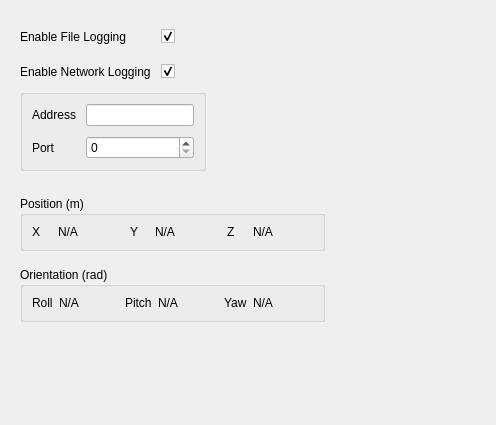
<?xml version="1.0" encoding="UTF-8"?>
<ui version="4.0">
 <class>PositionObserverView</class>
 <widget class="QWidget" name="PositionObserverView">
  <property name="geometry">
   <rect>
    <x>0</x>
    <y>0</y>
    <width>496</width>
    <height>425</height>
   </rect>
  </property>
  <property name="minimumSize">
   <size>
    <width>200</width>
    <height>0</height>
   </size>
  </property>
  <property name="maximumSize">
   <size>
    <width>600</width>
    <height>16777215</height>
   </size>
  </property>
  <property name="windowTitle">
   <string>Form</string>
  </property>
  <layout class="QGridLayout" name="gridLayout">
   <property name="sizeConstraint">
    <enum>QLayout::SetDefaultConstraint</enum>
   </property>
   <property name="leftMargin">
    <number>20</number>
   </property>
   <property name="topMargin">
    <number>20</number>
   </property>
   <property name="rightMargin">
    <number>20</number>
   </property>
   <property name="bottomMargin">
    <number>20</number>
   </property>
   <property name="spacing">
    <number>16</number>
   </property>
   <item row="2" column="0" colspan="2">
    <widget class="QGroupBox" name="position">
     <property name="title">
      <string>Position (m)</string>
     </property>
     <layout class="QGridLayout" name="gridLayout_2">
      <property name="horizontalSpacing">
       <number>12</number>
      </property>
      <property name="verticalSpacing">
       <number>10</number>
      </property>
      <item row="0" column="0">
       <widget class="QLabel" name="label">
        <property name="maximumSize">
         <size>
          <width>70</width>
          <height>16777215</height>
         </size>
        </property>
        <property name="text">
         <string>X</string>
        </property>
       </widget>
      </item>
      <item row="0" column="8">
       <widget class="QLabel" name="z">
        <property name="minimumSize">
         <size>
          <width>60</width>
          <height>0</height>
         </size>
        </property>
        <property name="text">
         <string>N/A</string>
        </property>
       </widget>
      </item>
      <item row="0" column="7">
       <widget class="QLabel" name="label_10">
        <property name="maximumSize">
         <size>
          <width>70</width>
          <height>16777215</height>
         </size>
        </property>
        <property name="text">
         <string>Z</string>
        </property>
       </widget>
      </item>
      <item row="0" column="5">
       <widget class="QLabel" name="label_6">
        <property name="maximumSize">
         <size>
          <width>70</width>
          <height>16777215</height>
         </size>
        </property>
        <property name="text">
         <string>Y</string>
        </property>
       </widget>
      </item>
      <item row="0" column="6">
       <widget class="QLabel" name="y">
        <property name="minimumSize">
         <size>
          <width>60</width>
          <height>0</height>
         </size>
        </property>
        <property name="text">
         <string>N/A</string>
        </property>
       </widget>
      </item>
      <item row="0" column="2">
       <widget class="QLabel" name="x">
        <property name="minimumSize">
         <size>
          <width>60</width>
          <height>0</height>
         </size>
        </property>
        <property name="text">
         <string>N/A</string>
        </property>
       </widget>
      </item>
     </layout>
    </widget>
   </item>
   <item row="3" column="0" colspan="2">
    <widget class="QGroupBox" name="groupBox_2">
     <property name="title">
      <string>Orientation (rad)</string>
     </property>
     <layout class="QHBoxLayout" name="horizontalLayout">
      <item>
       <widget class="QLabel" name="label_3">
        <property name="maximumSize">
         <size>
          <width>70</width>
          <height>16777215</height>
         </size>
        </property>
        <property name="text">
         <string>Roll</string>
        </property>
       </widget>
      </item>
      <item>
       <widget class="QLabel" name="roll">
        <property name="minimumSize">
         <size>
          <width>60</width>
          <height>0</height>
         </size>
        </property>
        <property name="text">
         <string>N/A</string>
        </property>
       </widget>
      </item>
      <item>
       <widget class="QLabel" name="label_7">
        <property name="maximumSize">
         <size>
          <width>70</width>
          <height>16777215</height>
         </size>
        </property>
        <property name="text">
         <string>Pitch</string>
        </property>
       </widget>
      </item>
      <item>
       <widget class="QLabel" name="pitch">
        <property name="minimumSize">
         <size>
          <width>60</width>
          <height>0</height>
         </size>
        </property>
        <property name="text">
         <string>N/A</string>
        </property>
       </widget>
      </item>
      <item>
       <widget class="QLabel" name="label_11">
        <property name="maximumSize">
         <size>
          <width>70</width>
          <height>16777215</height>
         </size>
        </property>
        <property name="text">
         <string>Yaw</string>
        </property>
       </widget>
      </item>
      <item>
       <widget class="QLabel" name="yaw">
        <property name="minimumSize">
         <size>
          <width>60</width>
          <height>0</height>
         </size>
        </property>
        <property name="text">
         <string>N/A</string>
        </property>
       </widget>
      </item>
     </layout>
    </widget>
   </item>
   <item row="1" column="0" colspan="2">
    <widget class="QWidget" name="configuration" native="true">
     <layout class="QGridLayout" name="gridLayout_3">
      <property name="leftMargin">
       <number>0</number>
      </property>
      <property name="spacing">
       <number>10</number>
      </property>
      <item row="3" column="0" colspan="2">
       <widget class="QGroupBox" name="groupBox">
        <property name="maximumSize">
         <size>
          <width>16777215</width>
          <height>16777215</height>
         </size>
        </property>
        <property name="title">
         <string/>
        </property>
        <property name="checkable">
         <bool>false</bool>
        </property>
        <property name="checked">
         <bool>false</bool>
        </property>
        <layout class="QGridLayout" name="gridLayout_4">
         <property name="spacing">
          <number>10</number>
         </property>
         <item row="2" column="0">
          <widget class="QLabel" name="label_15">
           <property name="text">
            <string>Port</string>
           </property>
          </widget>
         </item>
         <item row="1" column="1">
          <widget class="QLineEdit" name="address"/>
         </item>
         <item row="1" column="0">
          <widget class="QLabel" name="label_14">
           <property name="text">
            <string>Address</string>
           </property>
          </widget>
         </item>
         <item row="2" column="1">
          <widget class="QSpinBox" name="portSpinBox">
           <property name="maximum">
            <number>65535</number>
           </property>
          </widget>
         </item>
        </layout>
       </widget>
      </item>
      <item row="0" column="0">
       <widget class="QLabel" name="label_2">
        <property name="text">
         <string>Enable File Logging</string>
        </property>
       </widget>
      </item>
      <item row="0" column="1">
       <widget class="QCheckBox" name="fileLogging">
        <property name="text">
         <string/>
        </property>
        <property name="checked">
         <bool>true</bool>
        </property>
       </widget>
      </item>
      <item row="2" column="0">
       <widget class="QLabel" name="label_16">
        <property name="text">
         <string>Enable Network Logging</string>
        </property>
       </widget>
      </item>
      <item row="2" column="1">
       <widget class="QCheckBox" name="networkLogging">
        <property name="text">
         <string/>
        </property>
        <property name="checked">
         <bool>true</bool>
        </property>
       </widget>
      </item>
      <item row="0" column="2" rowspan="4">
       <spacer name="horizontalSpacer">
        <property name="orientation">
         <enum>Qt::Horizontal</enum>
        </property>
        <property name="sizeHint" stdset="0">
         <size>
          <width>40</width>
          <height>20</height>
         </size>
        </property>
       </spacer>
      </item>
     </layout>
    </widget>
   </item>
   <item row="4" column="0" colspan="2">
    <spacer name="verticalSpacer">
     <property name="orientation">
      <enum>Qt::Vertical</enum>
     </property>
     <property name="sizeHint" stdset="0">
      <size>
       <width>20</width>
       <height>40</height>
      </size>
     </property>
    </spacer>
   </item>
   <item row="2" column="2" rowspan="2">
    <spacer name="horizontalSpacer_2">
     <property name="orientation">
      <enum>Qt::Horizontal</enum>
     </property>
     <property name="sizeHint" stdset="0">
      <size>
       <width>40</width>
       <height>20</height>
      </size>
     </property>
    </spacer>
   </item>
  </layout>
 </widget>
 <resources/>
 <connections/>
</ui>
